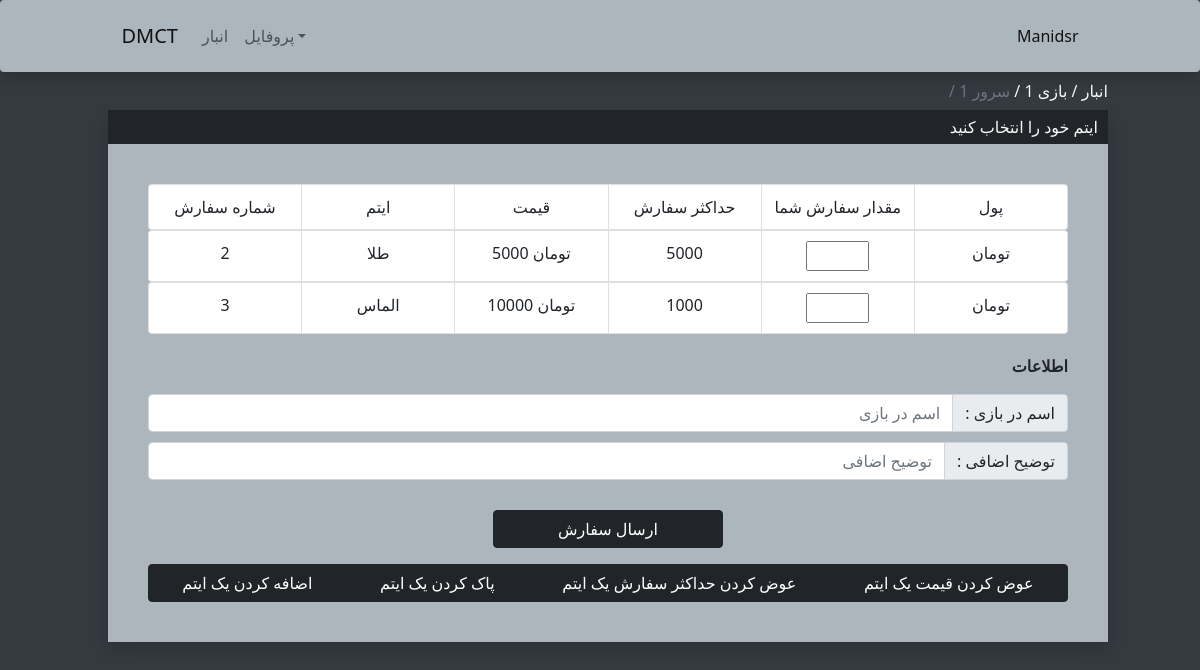
The app's page /Supply/1/1 (signed in), older data.
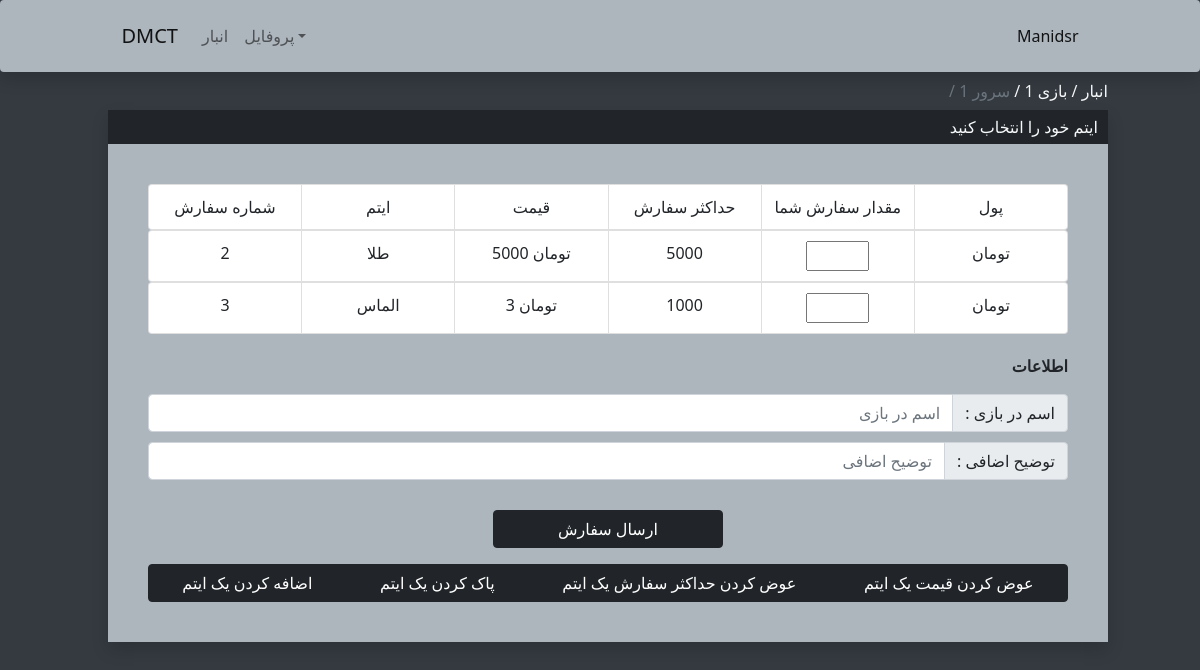
The same page, newer data.
### StaffApp/models.py (models this page shows, shortened)
class Item(models.Model):
    Server = models.ForeignKey(Server,on_delete=models.CASCADE)
    name = models.CharField(max_length=200)
    price = models.IntegerField()
    offerLimit = models.IntegerField(default=0)

### StaffApp/views.py (the view, shortened to what this page needs)
# urls.py: path("<int:IDGame>/<int:IDServer>",views.GetItems,name="GetItems"),
@login_required(login_url='/login/')
def GetItems(response,IDGame,IDServer):
    try:
        ourGame = Game.objects.get(id=IDGame)
        Server = ourGame.server_set.get(id=IDServer)
        Items = Server.item_set.all()
    except:
        return redirect(f"/Supply/{IDGame}/")
    return render(response,"StaffApp/ListItems.html",{"GameList":Items,"TitleContainer":"ایتم خود را انتخاب کنید","gameName":ourGame,"Server":Server})

### StaffApp/templates/StaffApp/ListItems.html (shortened to what the changed rows need)
{% extends 'StaffApp/BaseMenu.html'%}
{% block Contant %}
<div style="margin: 0 40px;">
    <form method="POST">
        {% for Game in GameList %}
        <ul class="list-group list-group-horizontal justify-content-center">
            {% if request.user.is_staff %}<li class="list-group-item col" style="text-align: center;padding: 10px 0;">{{Game.id}}</li>{% endif %}
            <li class="list-group-item col" style="text-align: center;padding: 10px 0;">{{Game.name}}</li>
            <li class="list-group-item col" style="text-align: center;padding: 10px 0;" id="Price{{Game.id}}">{{Game.price}} تومان</li>
            <li class="list-group-item col" style="text-align: center;padding: 10px 0;" id="MaxOffer{{Game.id}}">{{Game.offerLimit}}</li>
            {% if Game.offerLimit > 0 %}
                <li class="list-group-item col" style="text-align: center;padding: 10px 0;"><input class="col-5" name="input{{Game.id}}" onkeyup="GetPayment({{Game.id}})" onchange="GetPayment({{Game.id}})" onfocus="GetPayment({{Game.id}})" onkeydown="GetPayment({{Game.id}})" onblur="GetPayment({{Game.id}})"  type="number"></li>
            {% else %}
            <li class="list-group-item col text-warning" style="text-align: center;padding: 10px 0;">شفارشی موجود نیست</li>
            {% endif %}
            <li class="list-group-item col" style="text-align: center;padding: 10px 0;" id="Payment{{Game.id}}">تومان</li>
        </ul>
        {% endfor%}
    </form>
</div>
{% endblock %}

Row changes from the older to the newer data that the page shows:
changed Item "الماس": price "10000" → "3"
